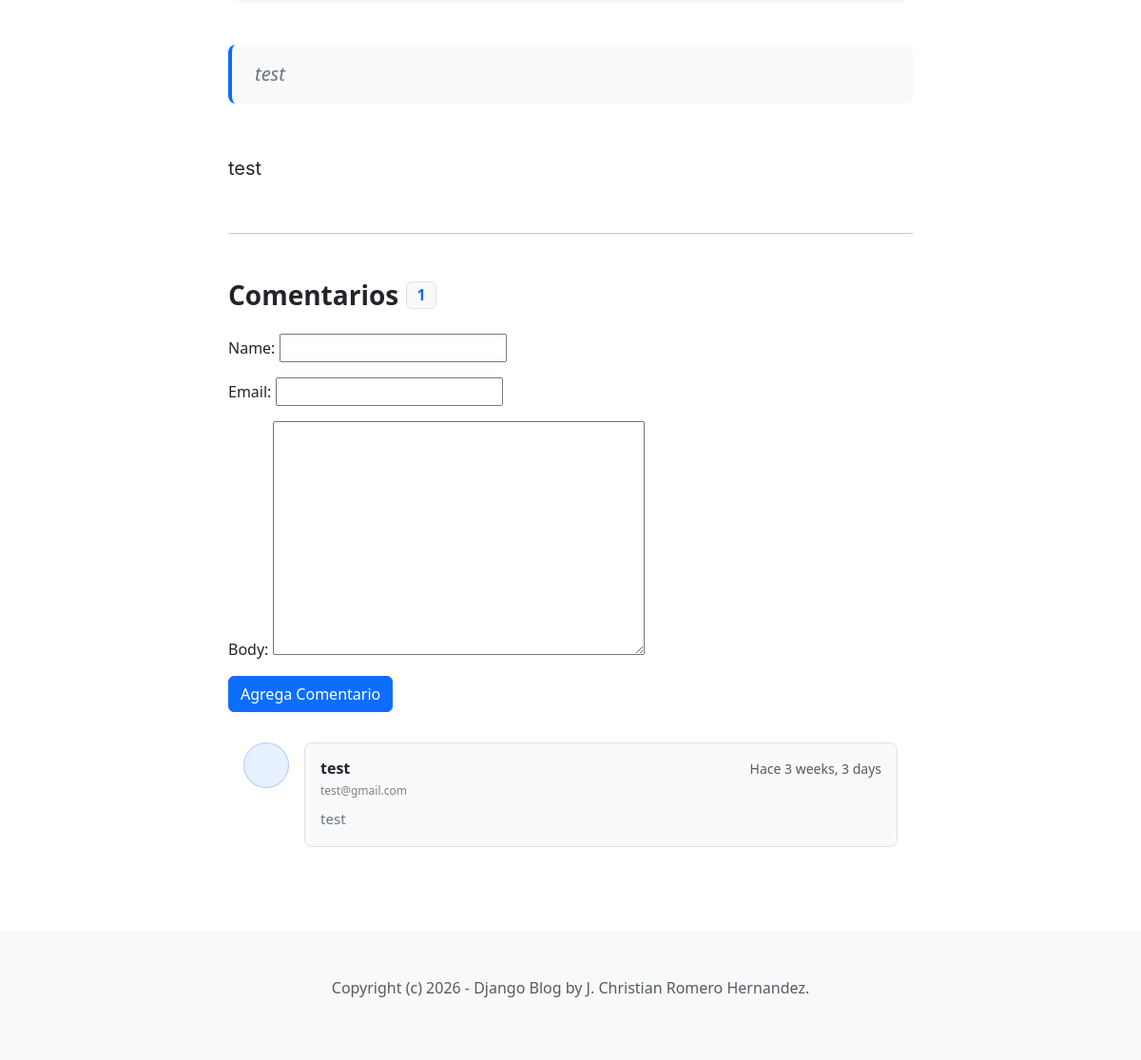
Before: /blog/1/ (lower part) with the older database file.
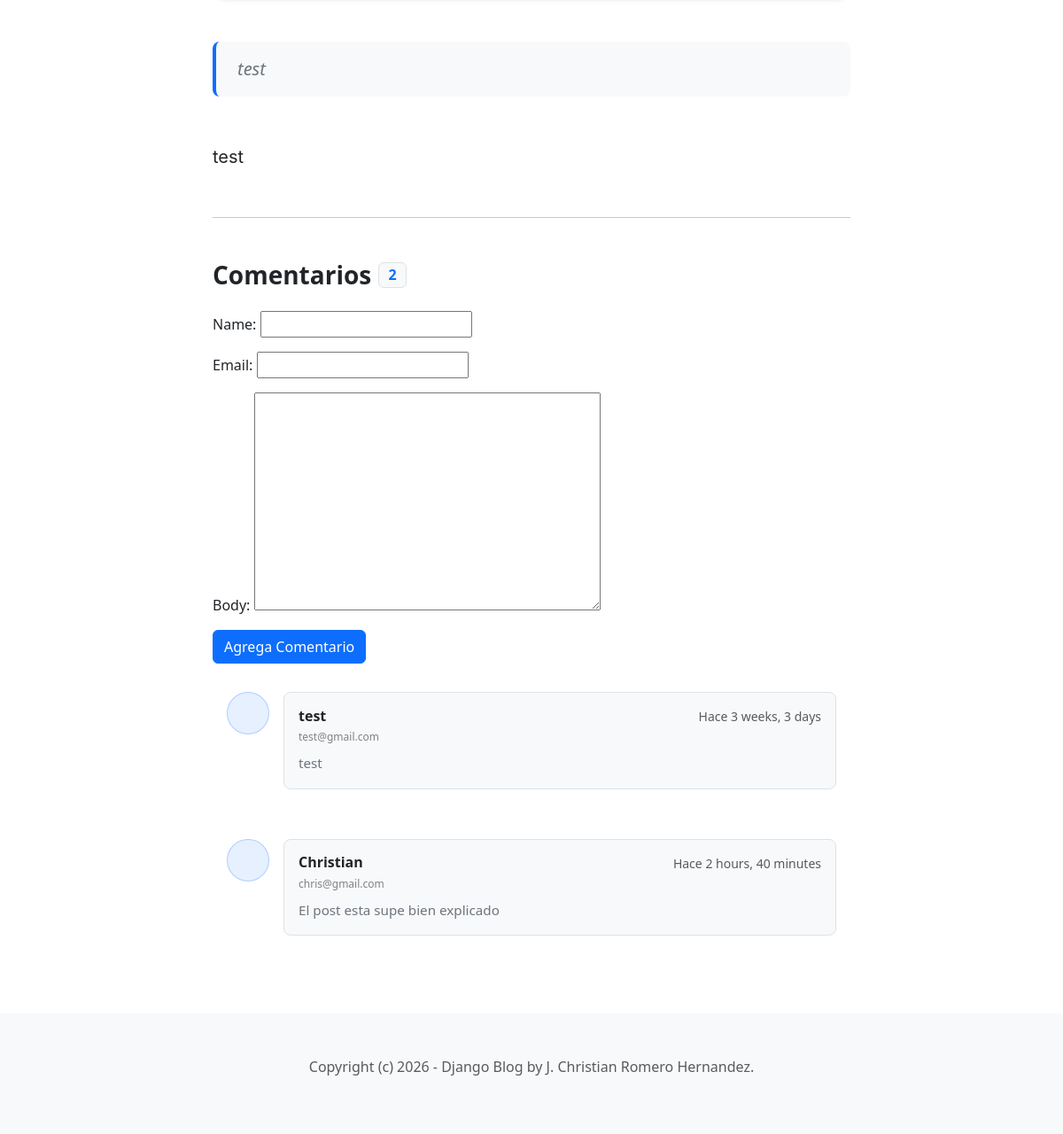
After: the same page with the newer database file.
### blog/models.py (models this page shows, shortened)
class Post(models.Model):
    ACTIVE = 'active'
    DRAFT = 'draft'
    CHOICES_STATUS = {
        (ACTIVE, 'Active'),
        (DRAFT, 'Draft')
    }
    category = models.ForeignKey(Category, related_name='posts', on_delete=models.CASCADE)
    title = models.CharField(max_length=255)
    intro = models.TextField()
    body = models.TextField()
    created_at = models.DateTimeField(auto_now_add=True)
    status = models.CharField(max_length=10, choices=CHOICES_STATUS, default=ACTIVE)
    image = models.ImageField(upload_to='upload/', blank=True, null=True)

class Comment(models.Model):
    post = models.ForeignKey(Post, related_name='comments', on_delete=models.CASCADE)
    name = models.CharField(max_length=255)
    email = models.EmailField()
    body = models.TextField()
    created_at = models.DateTimeField(auto_now_add=True)

### blog/views.py (the view)
# urls.py: path('blog/<int:id>/', detail, name='post_detail'),
def detail(request, id):
    post = get_object_or_404(Post, id=id, status=Post.ACTIVE)
    if request.method == 'POST':
        form = CommentForm(request.POST)
        if form.is_valid():
            comment = form.save(commit=False)
            comment.post = post
            comment.save()
            return redirect('post_detail', id=id)
    else:
        form = CommentForm()
    context = {
        'post': post,
        'form': form
    }
    return render(request, 'blog/detail.html', context)

### blog/forms.py
class CommentForm(forms.ModelForm):
    class Meta:
        model = Comment
        fields = ['name', 'email', 'body']

### blog/models.py (called while the page is built)
    def __str__(self):
        return self.title

### blog/templates/blog/detail.html (shortened to what this page needs)
{% extends 'blog/base.html' %}
{% block content %}
<div class="container py-5">
    <div class="row justify-content-center">
        <div class="col-lg-8">
            <article class="blog-post">
                <div class="lead fw-normal text-secondary mb-5 px-4 py-3 bg-light rounded-3 border-start border-4 border-primary quote-container">
                    {{ post.intro }}
                </div>
                <div class="post-body lh-lg fs-5 mb-5 text-dark">
                    {{ post.body|linebreaks }}
                </div>
            </article>
            <hr class="my-5 opacity-25">
            <section id="comments">
                <h3 class="mb-4 d-flex align-items-center fw-bold">
                    Comentarios
                    <span class="badge bg-light text-primary ms-2 fs-6 border">{{ post.comments.count }}</span>
                </h3>
                <form action="" method="post">
                    {{ form.as_p }}
                    <button type="submit" class="btn btn-primary mb-3">
                        Agrega Comentario
                    </button>
                </form>
                {% for comment in post.comments.all %}
                <div class="d-flex mb-4 p-3 rounded-3 hover-bg-light transition-all">
                    <div class="flex-shrink-0">
                        <div class="bg-primary bg-opacity-10 rounded-circle d-flex align-items-center justify-content-center border border-primary border-opacity-25"
                             style="width: 48px; height: 48px;">
                        </div>
                    </div>
                    <div class="flex-grow-1 ms-3">
                        <div class="p-3 bg-light rounded-3 border">
                            <div class="d-flex justify-content-between align-items-center mb-1">
                                <h6 class="mb-0 fw-bold text-dark">{{ comment.name }}</h6>
                                <small class="text-muted small">Hace {{ comment.created_at|timesince }}</small>
                            </div>
                            <div class="text-muted small mb-2 opacity-75" style="font-size: 0.75rem;">{{ comment.email }}</div>
                            <p class="mb-0 text-secondary" style="font-size: 0.95rem; line-height: 1.6;">
                                {{ comment.body }}
                            </p>
                        </div>
                    </div>
                </div>
                {% empty %}
                <div class="text-center py-4 bg-light rounded-3 border border-dashed">
                    <i class="bi bi-chat-left-dots text-muted fs-1"></i>
                    <p class="text-muted mt-2">Sé el primero en dejar un comentario.</p>
                </div>
                {% endfor %}
            </section>
        </div>
    </div>
</div>
{% endblock %}

Changed rows visible on the page:
computed for Post "test": comments.count "1" → "2"
added Comment: name "Christian", created_at "2 hours, 40 minutes", email "chris@gmail.com", body "El post esta supe bien explicado"
